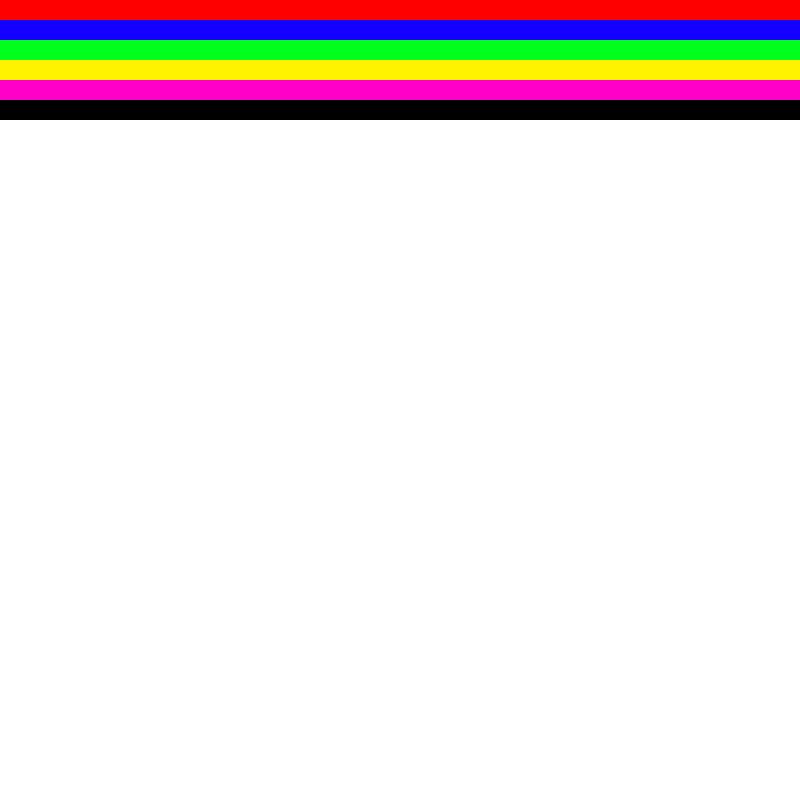
Frame 1 (no input)
Frame 60 (the mouse pressed at the canvas centre just before this capture): identical to frame 1, image omitted
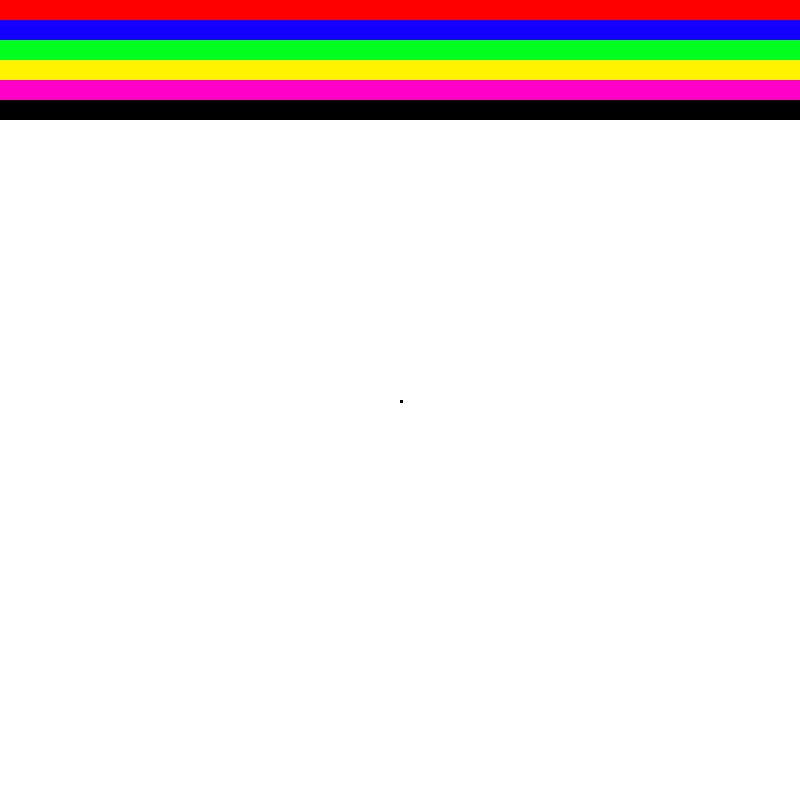
Frame 120 (the mouse held since frame 60 and released just before this capture)

The Processing sketch that drew these frames (run headless with seeded random() and noise(); from frame 60 on, the mouse is pressed at the canvas centre):

// Processing sketch: processing_100044
// ── processing_100044.pde

int paintX;
int paintY;  
color myColor;  
    
void drawSelector()
{
  fill(#FF0000);
  rect(0, 0, 800, 20);
  fill(#1400FF);
  rect(0, 20, 800, 20);
  fill(#00FF1F);
  rect(0, 40, 800, 20);
  fill(#FFF300);
  rect(0, 60, 800, 20);
  fill(#FF00C8);
  rect(0, 80, 800, 20);
  fill(#000000);
  rect(0, 100, 800, 20);
}
void setup() {
  size(800, 800);
  background(#FFFFFF);
  frameRate(2400);
  smooth();
  noStroke();
  drawSelector();
}
void draw() {
  stroke(myColor);
  if (mousePressed) {    
    fill(myColor);
    rect(mouseX, mouseY, 2, 2);
  }
  if (keyPressed) {
    myColor = get(mouseX, mouseY);
    println("Key pressed");
  }
}
